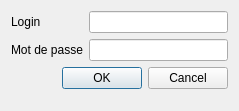
<?xml version="1.0" encoding="UTF-8"?>
<ui version="4.0">
 <class>DialogConnexion</class>
 <widget class="QDialog" name="DialogConnexion">
  <property name="geometry">
   <rect>
    <x>0</x>
    <y>0</y>
    <width>239</width>
    <height>111</height>
   </rect>
  </property>
  <property name="windowTitle">
   <string>Connexion...</string>
  </property>
  <layout class="QFormLayout" name="formLayout">
   <item row="0" column="0">
    <widget class="QLabel" name="labelLogin">
     <property name="text">
      <string>Login</string>
     </property>
    </widget>
   </item>
   <item row="0" column="1">
    <widget class="QLineEdit" name="login">
     <property name="text">
      <string/>
     </property>
    </widget>
   </item>
   <item row="1" column="0">
    <widget class="QLabel" name="labelPass">
     <property name="text">
      <string>Mot de passe</string>
     </property>
    </widget>
   </item>
   <item row="1" column="1">
    <widget class="QLineEdit" name="pass">
     <property name="text">
      <string/>
     </property>
     <property name="echoMode">
      <enum>QLineEdit::Password</enum>
     </property>
    </widget>
   </item>
   <item row="2" column="0" colspan="2">
    <widget class="QDialogButtonBox" name="buttonBox">
     <property name="orientation">
      <enum>Qt::Horizontal</enum>
     </property>
     <property name="standardButtons">
      <set>QDialogButtonBox::Cancel|QDialogButtonBox::Ok</set>
     </property>
    </widget>
   </item>
  </layout>
 </widget>
 <tabstops>
  <tabstop>login</tabstop>
  <tabstop>pass</tabstop>
  <tabstop>buttonBox</tabstop>
 </tabstops>
 <resources/>
 <connections>
  <connection>
   <sender>buttonBox</sender>
   <signal>accepted()</signal>
   <receiver>DialogConnexion</receiver>
   <slot>accept()</slot>
   <hints>
    <hint type="sourcelabel">
     <x>248</x>
     <y>254</y>
    </hint>
    <hint type="destinationlabel">
     <x>157</x>
     <y>274</y>
    </hint>
   </hints>
  </connection>
  <connection>
   <sender>buttonBox</sender>
   <signal>rejected()</signal>
   <receiver>DialogConnexion</receiver>
   <slot>reject()</slot>
   <hints>
    <hint type="sourcelabel">
     <x>316</x>
     <y>260</y>
    </hint>
    <hint type="destinationlabel">
     <x>286</x>
     <y>274</y>
    </hint>
   </hints>
  </connection>
 </connections>
</ui>
